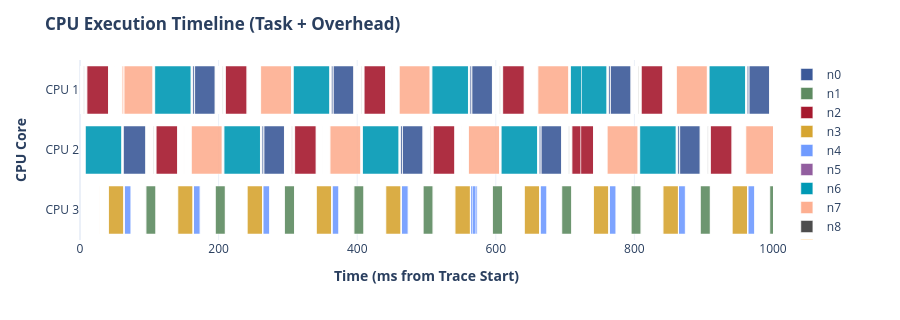
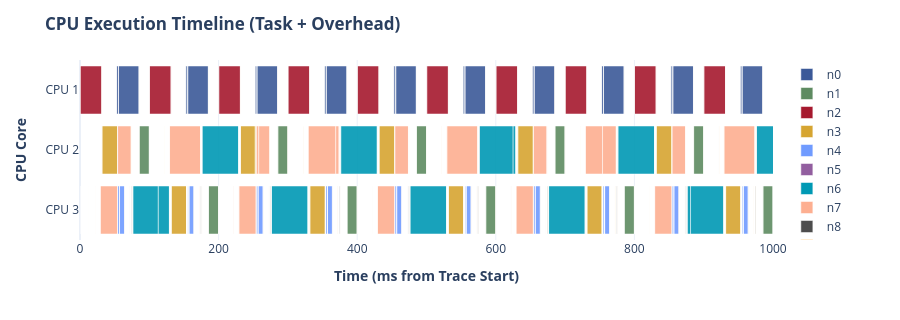
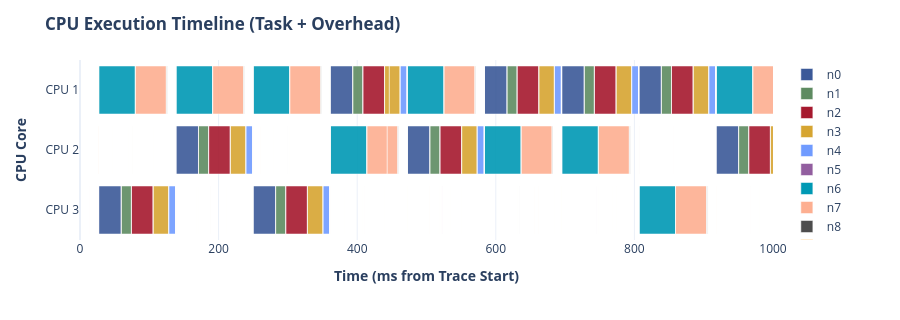
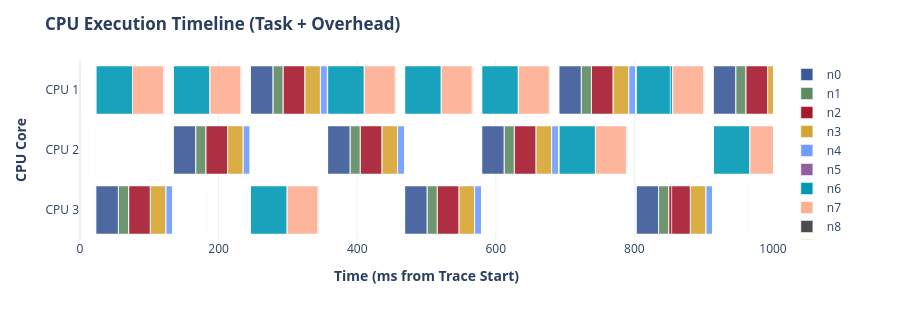

Notebook code for these charts, in order:
### Markdown cell above
## 4. 分析与画图（`plot.py`）

### Code cell
# CIE_FIFO_IPC_nuc12-noturbo_hythread
# feedback_u70_m3_ms05_s20632672_195219_preempt.csv
# feedback_u70_m3_ms05_s20632672_195219_timeline.csv
fig_gantt_ROS_7B = generate_execution_gantt(
    preempt_csv = "typical/CIE_FIFO_IPC_nuc12_7B/feedback_u70_m3_ms05_s20632672_195219_preempt.csv",
    timeline_csv = "typical/CIE_FIFO_IPC_nuc12_7B/feedback_u70_m3_ms05_s20632672_195219_timeline.csv",
    zoom_window_ms=[0, 1000])

# CIE_FIFO_IPC_nuc12_1kB
# feedback_u70_m3_ms05_s20632672_152109_preempt.csv
# feedback_u70_m3_ms05_s20632672_152109_timeline.csv
fig_gantt_ROS_1kB = generate_execution_gantt(
    preempt_csv = "typical/CIE_FIFO_IPC_nuc12_1kB/feedback_u70_m3_ms05_s20632672_152109_preempt.csv",
    timeline_csv = "typical/CIE_FIFO_IPC_nuc12_1kB/feedback_u70_m3_ms05_s20632672_152109_timeline.csv",
    zoom_window_ms=[0, 1000])

# CIE_FIFO_IPC_nuc12_1MB
# feedback_u70_m3_ms05_s20632672_152938_preempt.csv
# feedback_u70_m3_ms05_s20632672_152938_timeline.csv
# fig_gantt_ROS_1MB = generate_execution_gantt(
#     preempt_csv = "typical/CIE_FIFO_IPC_nuc12_1MB/feedback_u70_m3_ms05_s20632672_152938_preempt.csv",
#     timeline_csv = "typical/CIE_FIFO_IPC_nuc12_1MB/feedback_u70_m3_ms05_s20632672_152938_timeline.csv",
#     zoom_window_ms=[0, 1000])

# FINS_7B
# feedback_u70_m3_ms05_s20632672_210928_preempt.csv
# feedback_u70_m3_ms05_s20632672_210928_timeline.csv
fig_gantt_FINS_7B = generate_execution_gantt(
    preempt_csv = "typical/FINS_7B/feedback_u70_m3_ms05_s20632672_210928_preempt.csv",
    timeline_csv = "typical/FINS_7B/feedback_u70_m3_ms05_s20632672_210928_timeline.csv",
    zoom_window_ms=[0, 1000])

# FINS_1kB
# feedback_u70_m3_ms05_s20632672_211315_preempt.csv
# feedback_u70_m3_ms05_s20632672_211315_timeline.csv
fig_gantt_FINS_1kB = generate_execution_gantt(
    preempt_csv = "typical/FINS_1kB/feedback_u70_m3_ms05_s20632672_211315_preempt.csv",
    timeline_csv = "typical/FINS_1kB/feedback_u70_m3_ms05_s20632672_211315_timeline.csv",
    zoom_window_ms=[0, 1000])

# FINS_1MB
# feedback_u70_m3_ms05_s20632672_213624_preempt.csv
# feedback_u70_m3_ms05_s20632672_213624_timeline.csv
fig_gantt_FINS_1MB = generate_execution_gantt(
    preempt_csv = "typical/FINS_1MB/feedback_u70_m3_ms05_s20632672_213624_preempt.csv",
    timeline_csv = "typical/FINS_1MB/feedback_u70_m3_ms05_s20632672_213624_timeline.csv",
    zoom_window_ms=[0, 1000])

fig_gantt_ROS_7B.show()
fig_gantt_ROS_1kB.show()
# fig_gantt_ROS_1MB.show()
fig_gantt_FINS_7B.show()
fig_gantt_FINS_1kB.show()
fig_gantt_FINS_1MB.show()
